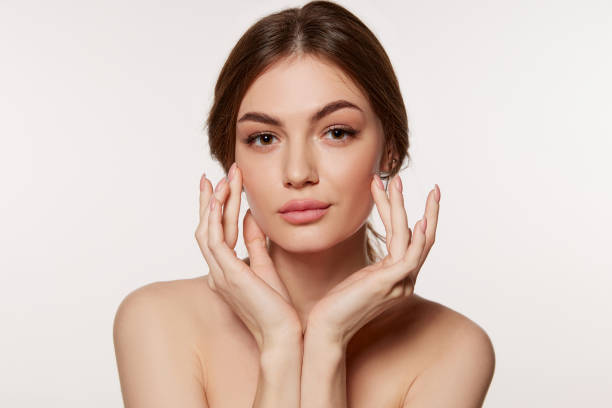
#> input picture test_face.jpg, 612 x 408 px
$ python 7.py
#> lines starting #> are read from the running program, lines starting #| are printed output that depends on the picture; after the words box and inside, x2 and y2 are one past the last pixel; in counts of white or black regions, pixels touching at a corner belong together
import cv2
img = cv2.imread('test_face.jpg')
#> img is the input picture: shape (408, 612, 3); mean B, G, R 187.5, 196.4, 216.1

#Haar Cascade
#Identity Location & identify object

#start Code here
face_cascade = cv2.CascadeClassifier('haarcascade_frontalface_default.xml')

gray = cv2.cvtColor(img,cv2.COLOR_BGR2GRAY)
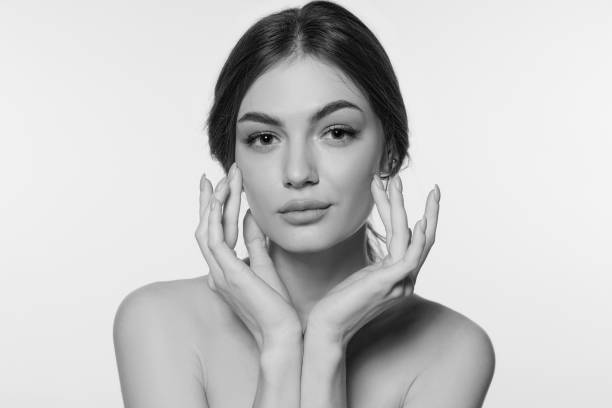
#> gray: shape (408, 612); min 0, max 252, mean 201.3
faces = face_cascade.detectMultiScale(gray)
#> faces = [[209, 63, 185, 185]]

for (x , y, w,h) in faces:
    cv2.rectangle(img,(x,y),(x+w,y+h),(255,255,0),2)
#> this loop made 1 pass
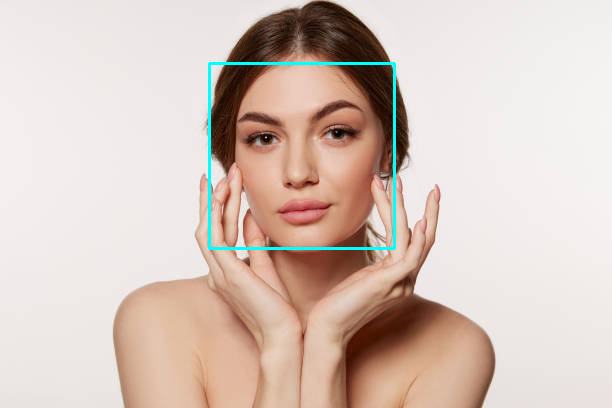
#> img: shape (408, 612, 3); 0.89% of pixels changed, all inside (x1, y1, x2, y2) = (208, 62, 396, 250)


cv2.imshow("Image",img)

cv2.waitKey(0)
#> (the run stopped early here; a loop or call above may not have finished)

$ run again, with DSC00547.jpg copied over test_face.jpg
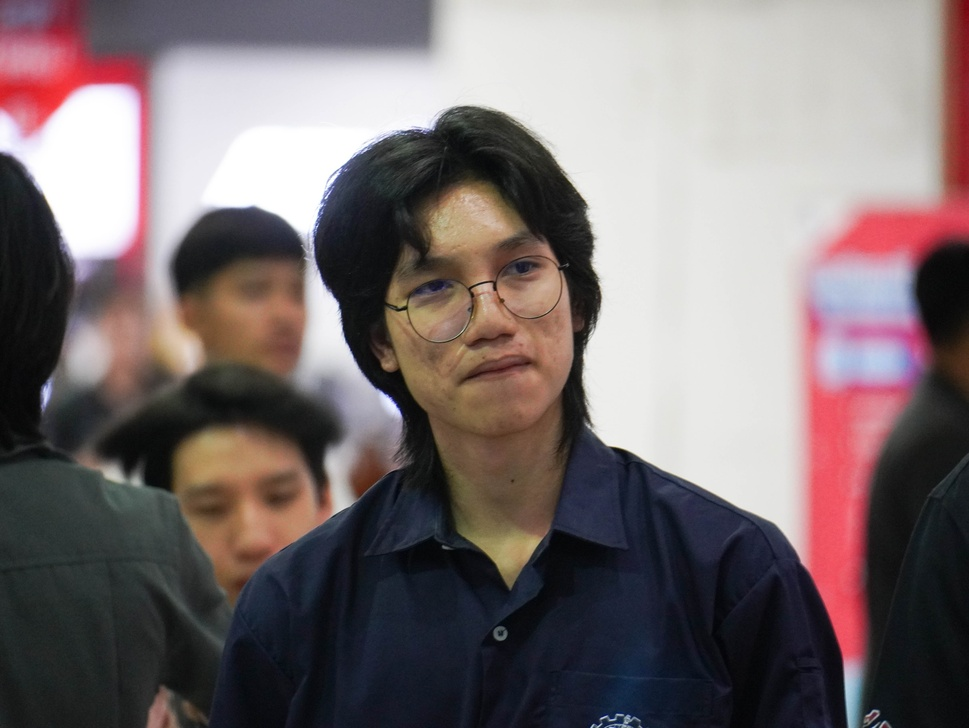
#> input picture DSC00547.jpg, 969 x 728 px, shrunk from 5328 x 4000 before the run
#> img is the input picture: shape (728, 969, 3); mean B, G, R 111.7, 110.4, 121.6
#> `gray = cv2.cvtColor(img,cv2.COLOR_BGR2GRAY)`:
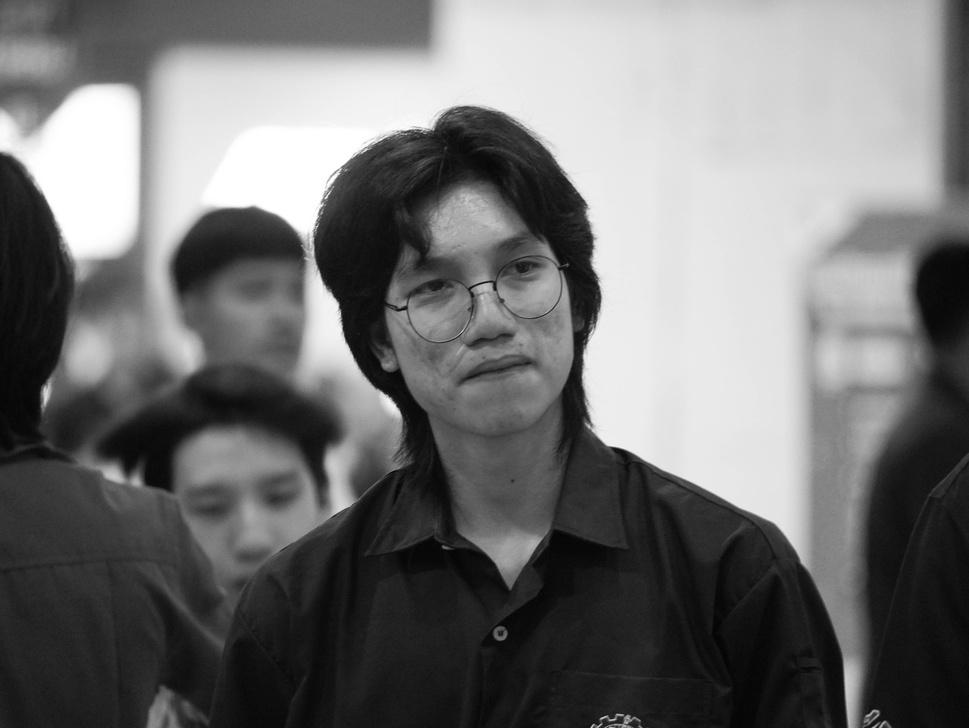
#> gray: shape (728, 969); min 3, max 255, mean 113.9
#> faces = [[784, 271, 164, 164], [367, 190, 225, 225], [158, 430, 171, 171]]
#> the loop `for (x , y, w,h) in faces:` made 3 passes
#> after the loop `for (x , y, w,h) in faces:`:
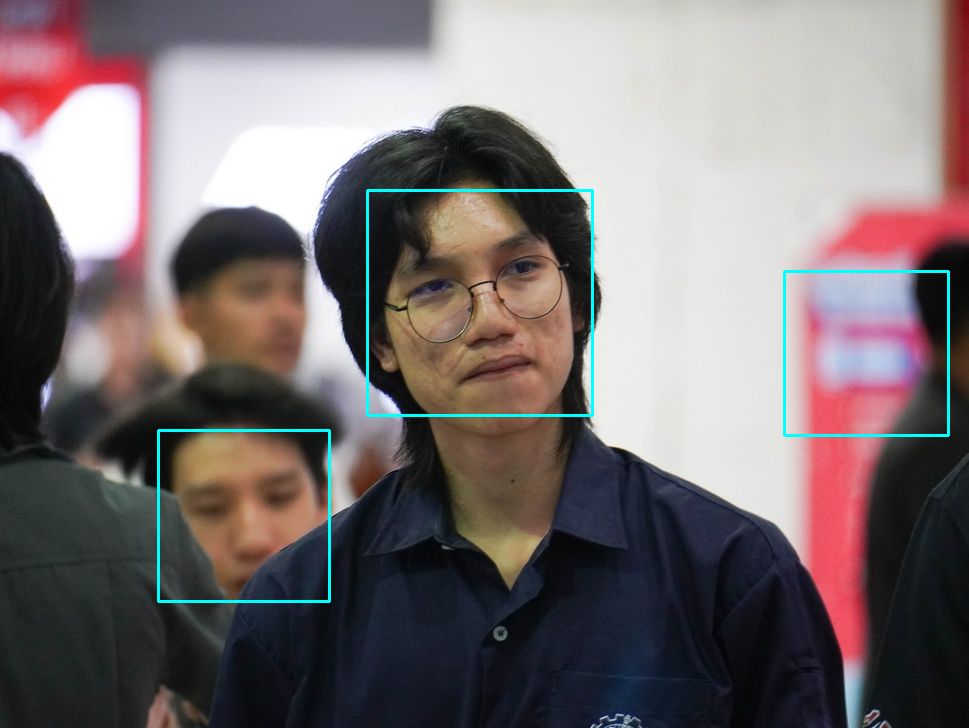
#> img: shape (728, 969, 3); 0.95% of pixels changed, all inside (x1, y1, x2, y2) = (157, 189, 950, 603)
